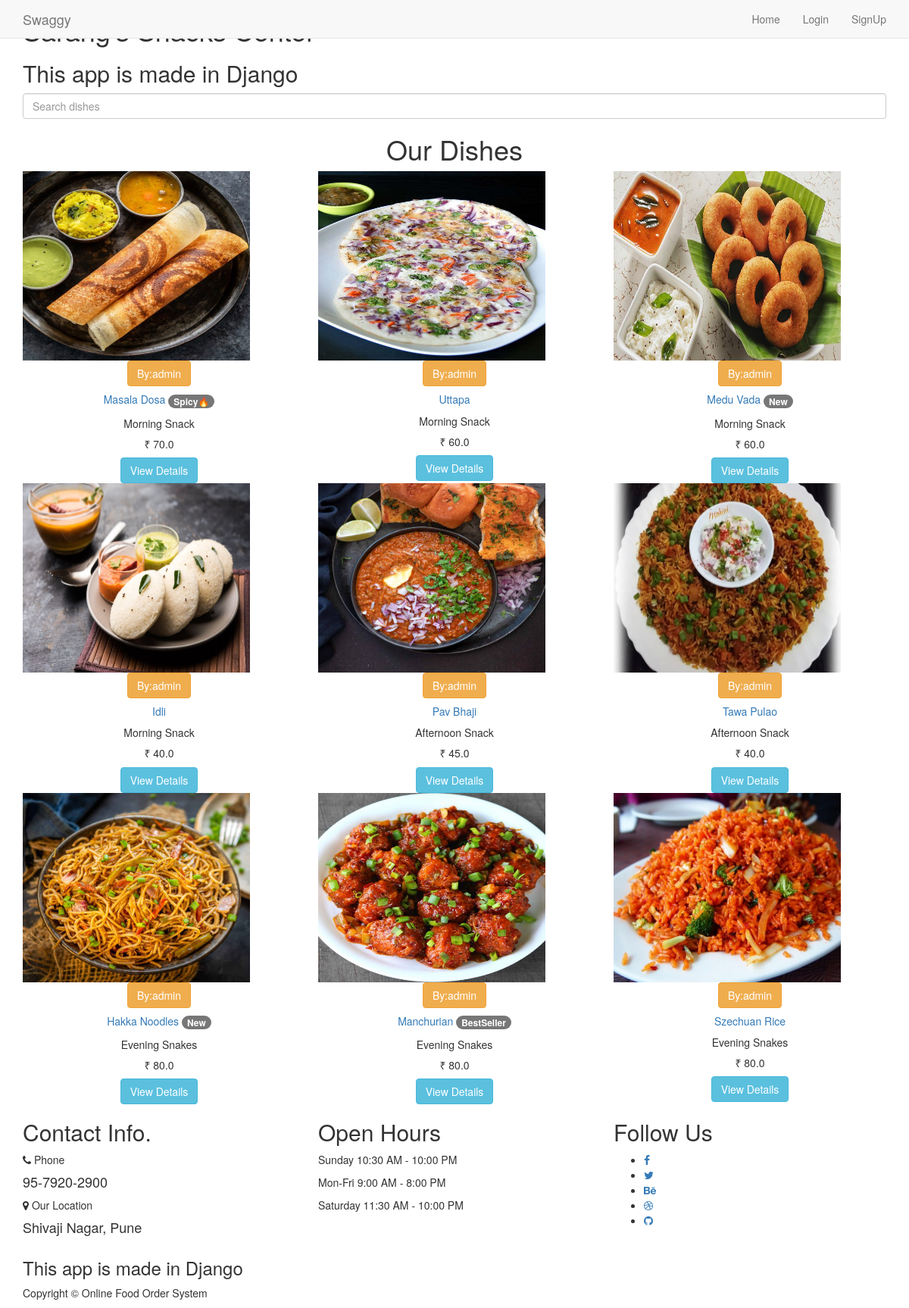
The page / on the database its author committed.
### main/models.py (models this page shows, shortened)
class Item(models.Model):
    LABELS = (
        ('BestSeller', 'BestSeller'),
        ('New', 'New'),
        ('Spicy🔥', 'Spicy🔥'),
    )
    LABEL_COLOUR = (
        ('danger', 'danger'),
        ('success', 'success'),
        ('primary', 'primary'),
        ('info', 'info')
    )
    title = models.CharField(max_length=150)
    description = models.CharField(max_length=250,blank=True)
    price = models.FloatField()
    pieces = models.IntegerField(default=6)
    instructions = models.CharField(max_length=250,default="Jain Option Available")
    image = models.ImageField(default='default.png', upload_to='images/')
    labels = models.CharField(max_length=25, choices=LABELS, blank=True)
    label_colour = models.CharField(max_length=15, choices=LABEL_COLOUR, blank=True)
    slug = models.SlugField(default="sushi_name")
    category = models.ForeignKey(Category, on_delete=models.CASCADE, null=True)
    created_by = models.ForeignKey(User, on_delete=models.CASCADE)

### main/views.py (the view)
# urls.py: path('', MenuListView.as_view(), name='home'),
class MenuListView(ListView):
    model = Item
    template_name = 'main/home.html'
    context_object_name = 'menu_items'

### main/templates/main/home.html (shortened to what this page needs)
{% extends "main/landing_page.html" %}
{% block content %}
  <div class="home bg-dark">
    <div class="container">
      <input type="text" id="search-input" class="form-control mb-3" placeholder="Search dishes">
      <h1 class="text-center text-light mb-3">Our Dishes</h1>
      <div class="row" id="menu-items-container">
        {% for item in menu_items %}
            <div class="col-sm-4">
                <div class="card mb-3" style="height: fit-content; overflow: auto;">
                  <img src="{{ item.image.url }}" style="height: 250px; width: 300px;">
                    <div class="card-body text-center">
                      <button class="btn btn-warning">By:{{ item.created_by }}</button>
                      <h5 class="text-center"><a href="{% url 'main:dishes' item.slug %}">{{ item.title }} </a><span class="badge badge-{{ item.label_colour }}">{{ item.labels }}</span></h5>
                      <p class="text-center">{{ item.description }}</p>
                      <h5 class="text-center">₹ {{ item.price }}</h5>
                      <a href="{% url 'main:dishes' item.slug %}" class="btn btn-info float-right">View Details</a>
                    </div>
                </div>
            </div>
        {% endfor %}
      </div>
    </div>
  </div>
{% endblock content %}

### rows shown on the page
Item: image (picture), created_by "admin", title "Masala Dosa", labels "Spicy🔥", description "Morning Snack", price "70.0"
Item: image (picture), created_by "admin", title "Uttapa", description "Morning Snack", price "60.0"
Item: image (picture), created_by "admin", title "Medu Vada", labels "New", description "Morning Snack", price "60.0"
Item: image (picture), created_by "admin", title "Idli", description "Morning Snack", price "40.0"
Item: image (picture), created_by "admin", title "Pav Bhaji", description "Afternoon Snack", price "45.0"
Item: image (picture), created_by "admin", title "Tawa Pulao", description "Afternoon Snack", price "40.0"
Item: image (picture), created_by "admin", title "Hakka Noodles", labels "New", description "Evening Snakes", price "80.0"
Item: image (picture), created_by "admin", title "Manchurian", labels "BestSeller", description "Evening Snakes", price "80.0"
Item: image (picture), created_by "admin", title "Szechuan Rice", description "Evening Snakes", price "80.0"
